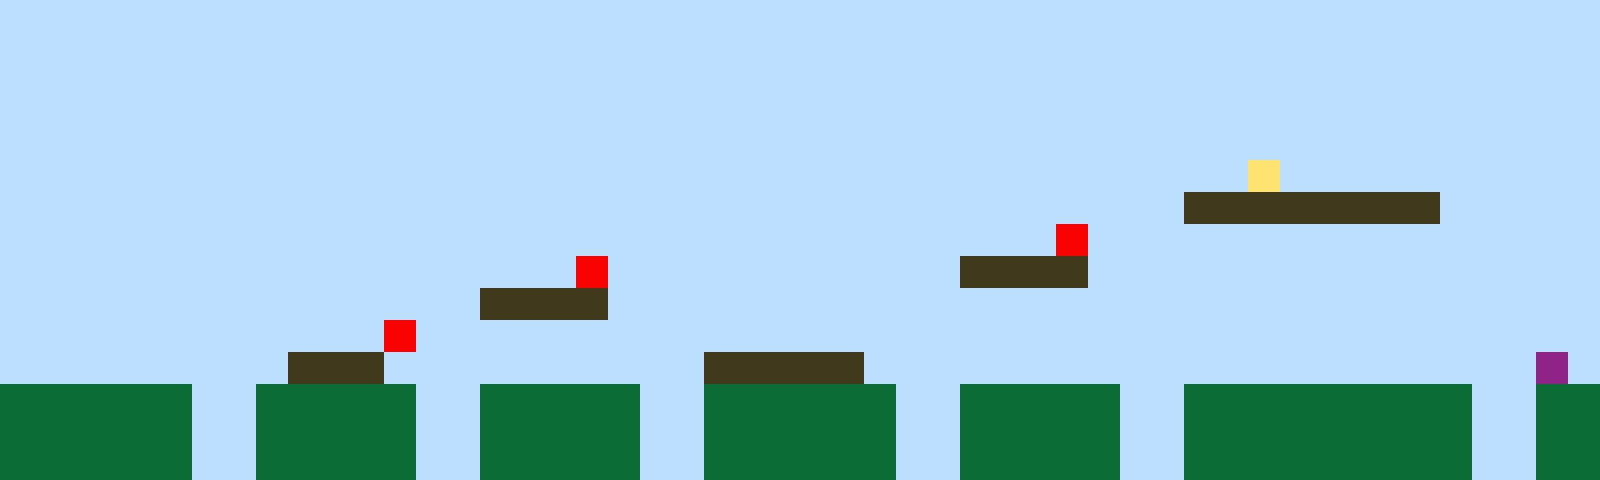

This is a level from a 2D game, rendered from its Tiled map with the project's own tilesets. A one-line summary and the complete map file follow:
An orthogonal 50x15 tile map with 32x32 px tiles, 1 tile layer (Tile Layer 1).

<map version="1.10" tiledversion="1.11.2" orientation="orthogonal" renderorder="right-up" width="50" height="15" tilewidth="32" tileheight="32" infinite="0" nextlayerid="2" nextobjectid="1"><editorsettings><export target="map1.csv" format="csv" /></editorsettings><tileset firstgid="1" name="sprites" tilewidth="32" tileheight="32" tilecount="6" columns="3"><image source="sprites.png" width="96" height="64" /></tileset><layer id="1" name="Tile Layer 1" width="50" height="15"><data encoding="csv">1,1,1,1,1,1,1,1,1,1,1,1,1,1,1,1,1,1,1,1,1,1,1,1,1,1,1,1,1,1,1,1,1,1,1,1,1,1,1,1,1,1,1,1,1,1,1,1,1,1,1,1,1,1,1,1,1,1,1,1,1,1,1,1,1,1,1,1,1,1,1,1,1,1,1,1,1,1,1,1,1,1,1,1,1,1,1,1,1,1,1,1,1,1,1,1,1,1,1,1,1,1,1,1,1,1,1,1,1,1,1,1,1,1,1,1,1,1,1,1,1,1,1,1,1,1,1,1,1,1,1,1,1,1,1,1,1,1,1,1,1,1,1,1,1,1,1,1,1,1,1,1,1,1,1,1,1,1,1,1,1,1,1,1,1,1,1,1,1,1,1,1,1,1,1,1,1,1,1,1,1,1,1,1,1,1,1,1,1,1,1,1,1,1,1,1,1,1,1,1,1,1,1,1,1,1,1,1,1,1,1,1,1,1,1,1,1,1,1,1,1,1,1,1,1,1,1,1,1,1,1,1,1,1,1,1,1,1,1,1,1,1,1,1,1,1,1,1,1,1,1,1,1,1,1,1,1,1,1,1,1,1,1,1,1,1,1,1,1,1,1,1,1,1,1,1,1,1,1,1,1,1,1,1,1,1,1,1,1,4,1,1,1,1,1,1,1,1,1,1,1,1,1,1,1,1,1,1,1,1,1,1,1,1,1,1,1,1,1,1,1,1,1,1,1,1,1,1,1,1,1,1,1,1,1,1,1,3,3,3,3,3,3,3,3,1,1,1,1,1,1,1,1,1,1,1,1,1,1,1,1,1,1,1,1,1,1,1,1,1,1,1,1,1,1,1,1,1,1,1,1,1,1,5,1,1,1,1,1,1,1,1,1,1,1,1,1,1,1,1,1,1,1,1,1,1,1,1,1,1,1,1,1,1,1,1,1,1,5,1,1,1,1,1,1,1,1,1,1,1,3,3,3,3,1,1,1,1,1,1,1,1,1,1,1,1,1,1,1,1,1,1,1,1,1,1,1,1,1,1,1,1,1,1,1,3,3,3,3,1,1,1,1,1,1,1,1,1,1,1,1,1,1,1,1,1,1,1,1,1,1,1,1,1,1,1,1,1,1,1,1,1,1,1,1,1,1,1,1,1,1,1,5,1,1,1,1,1,1,1,1,1,1,1,1,1,1,1,1,1,1,1,1,1,1,1,1,1,1,1,1,1,1,1,1,1,1,1,1,1,1,1,1,1,1,1,1,1,1,3,3,3,1,1,1,1,1,1,1,1,1,1,3,3,3,3,3,1,1,1,1,1,1,1,1,1,1,1,1,1,1,1,1,1,1,1,1,1,6,1,2,2,2,2,2,2,1,1,2,2,2,2,2,1,1,2,2,2,2,2,1,1,2,2,2,2,2,2,1,1,2,2,2,2,2,1,1,2,2,2,2,2,2,2,2,2,1,1,2,2,2,2,2,2,2,2,1,1,2,2,2,2,2,1,1,2,2,2,2,2,1,1,2,2,2,2,2,2,1,1,2,2,2,2,2,1,1,2,2,2,2,2,2,2,2,2,1,1,2,2,2,2,2,2,2,2,1,1,2,2,2,2,2,1,1,2,2,2,2,2,1,1,2,2,2,2,2,2,1,1,2,2,2,2,2,1,1,2,2,2,2,2,2,2,2,2,1,1,2,2</data></layer></map>
